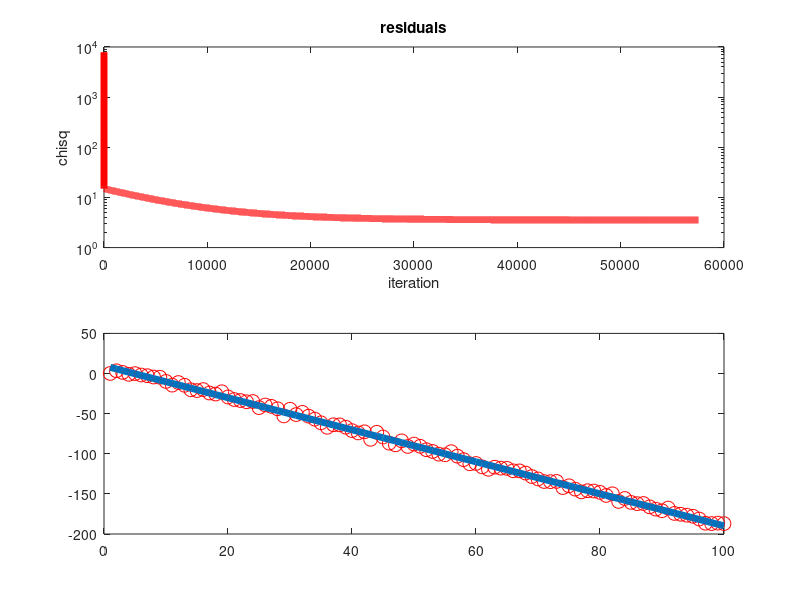

This chart was generated by the following MATLAB code:
1;


function residual = linearChisq(thetas, X, Y)

  n = length (X);

  residual = 0.5/n * sum ( (linear_theta(thetas, X) - Y ).^2);

endfunction
function residual = linearChisqDiff(diff, X)

  n = length (X);

  residual = 0.5/n * sum ( ( diff ).^2);

endfunction


function residual = Chisq(func, X, Y)
  n = length (X);

  residual = 1/n * sum ( (func( X ) - Y ).^2);
endfunction

function ev = linear_theta(theta, x)
  ev = theta(1);
  for i=2:length(theta),
    ev = ev + x* theta(i);        
  end
endfunction

function result = regression_iter (alpha, thetas,  X, Y)
 n = length(X);
 diff = linear_theta(thetas, X) - Y;
 result = thetas(2:end) - alpha/n * sum( diff .* X);
 result = [thetas(1) - alpha/n * sum( diff ) , result];
endfunction

function result = regression_iter_diff (alpha, thetas, diff , X)
 n = length(X);
 %diff = linear_theta(thetas, X) - Y;
 result = thetas(2:end) - alpha/n * sum( diff .* X);
 result = [thetas(1) - alpha/n * sum( diff ) , result];
endfunction

%function f = example (thetas, X)
% f = thetas .* X';
%endfunction

%function ff = newfunc(thetas , f)
% ff = @f(thetas)
%endfunction

%linearChisq(thetas, X, Y)

% prepare a dataset
X = 1:1:100;
noise = [1.18194
   1.07424
   0.69250
   1.16632
  -0.90812
  -1.57212
   1.92818
   0.39879
   0.96984
  -1.62558];
Y = (10- 2* X) + 2.8*randn(1, length(X)); 
%Y = (10- 2* X) + 0.8*noise'; 

% h_{theta} (x) = theta_0  + theta_1 * x 
% initial guess
thetas = [0.2,0.3]
j0 = linearChisq(thetas, X,Y);
diff = linear_theta(thetas, X) - Y;
iterations = 100000
residuals = j0
alpha = 0.0003
last_update = j0
adjust_alpha = 1

% stopping cryterion
epsilon = 1e-5

tic;
for i=2:iterations
  last_diff = diff;
  tmp = regression_iter_diff(alpha, thetas, diff, X);
  %tmp = regression_iter(alpha, thetas, X, Y);
  thetas = tmp;
  diff = linear_theta(thetas, X) - Y;
  if sum( isnan(diff) ) > 1 
    i
    break
  end
  %j0 = linearChisq(thetas, X, Y);
  j0 = linearChisqDiff(diff, X);

  %if last_update - j0 < 0 && adjust_alpha == 1
  %  alpha = alpha * 3;
  %else
  %  alpha = alpha / 3;
  %  adjust_alpha = 0;
  %end
  
  residuals = [ residuals j0 ] ;
  if abs(last_diff - diff) < epsilon
   break;
  end
  %plot(residuals , '-*-' , ";residuals;")
end
toc;
subplot(2,1,1)
semilogy (residuals ,'-r' , 'linewidth' , 5)
title ('residuals')
xlabel('iteration')
ylabel('chisq')
subplot(2,1,2)
plot(X,Y,'or', 'markersize' , 10,linear_theta(thetas,X),'linewidth' , 5)
